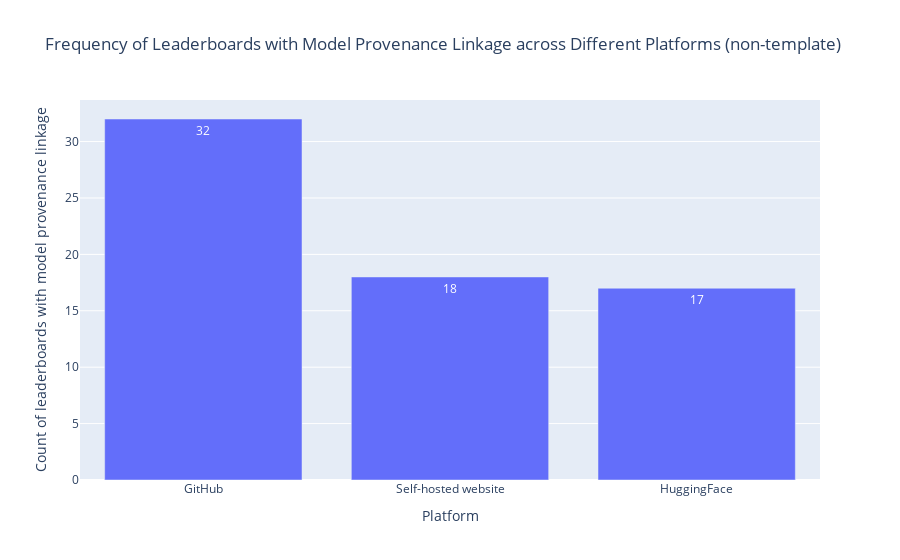

Notebook cell for this chart:
### Code cell
df = pd.read_csv(path_rq1 / 'Leaderboard_processed.csv')
df['Host platforms'] = df['Host platforms'].apply(ast.literal_eval)
df['Host platforms'] = df['Host platforms'].apply(filter_platform, filters=platform_template_fullname)
df = df[df['Host platforms'].map(len) > 0]

df['Host platforms with model linkage (non-pwc)'] = df['Host platforms with model linkage (non-pwc)'].apply(ast.literal_eval)
print(f"{len(df[df['Host platforms with model linkage (non-pwc)'].map(len) > 0])} non-template leaderboards have accessible linkage to the evaluated models in their leaderboards, accounting for {round(len(df[df['Host platforms with model linkage (non-pwc)'].map(len) > 0])/len(df),4)*100}% of the total.")
df_provenance = df[df['Host platforms with model linkage (non-pwc)'].map(len) > 0]
df_provenance = df_provenance.explode('Host platforms with model linkage (non-pwc)')
df_provenance['Host platforms with model linkage (non-pwc)'] = df_provenance['Host platforms with model linkage (non-pwc)'].map(platform_abbreviation_mapping)
df_provenance = df_provenance['Host platforms with model linkage (non-pwc)'].value_counts().reset_index()

fig = px.bar(
    x=df_provenance['Host platforms with model linkage (non-pwc)'],
    y=df_provenance['count'],
    text_auto=True,
    labels={'x': 'Host platforms', 'y': 'Count of leaderboards with model provenance linkage'},
    title='Number of Leaderboards with Model Provenance Linkage across Platforms (non-pwc)'
)
# fig.write_image(path_rq1 / 'platform distribution.pdf')
fig.show()

total_data = 0
# total_paper = 0
# total_code = 0
total_provenance = 0

# average_paper_rate = []
# average_code_rate = []
average_provenance_rate = []

for root, dirs, files in os.walk(path_data):
    for file in files:
        if file.startswith('pwc') and file.endswith(".json"):
            with open(os.path.join(root, file), 'r') as file:
                json_data = json.load(file)
                total_data += len(json_data)
                json_external = [external for external in json_data if type(external['external_source_url']) == str]
                total_provenance += len(json_external)
                if not len(json_external):
                    json_internal = [paper for paper in json_data if type(paper['paper']['id']) == int]
                    total_provenance += len(json_internal)
                    average_provenance_rate.append(len(json_internal)/len(json_data))
                    # json_paper = [paper for paper in json_data if type(paper['paper']['id']) == int]
                    # total_paper += len(json_paper)
                    # average_paper_rate.append(len(json_paper)/len(json_data)*100)
                    # json_code = [code for code in json_paper if code['paper']['code'] == True]
                    # if len(json_code):
                    #     total_code += len(json_code)
                    #     average_code_rate.append(len(json_code)/len(json_paper)*100)

print(f'Total provenance rate across all leaderboard: {round(total_provenance/total_data, 4)*100}%, namely {total_provenance} out of {total_data} evaluation records.')
print(f'Average provenance rate across crowdsourced leaderboard: {round(sum(average_provenance_rate)/len(average_provenance_rate), 4)*100}%')

### Figure 1 — Plotly figure (JSON) as saved in the notebook; plotly's stock layout.template omitted (floating-point values rounded to 4 significant figures)
{"data": [{"alignmentgroup": "True", "hovertemplate": "Platform=%{x}<br>Count of leaderboards with model provenance linkage=%{y}<extra></extra>", "legendgroup": "", "marker": {"color": "#636efa", "pattern": {"shape": ""}}, "name": "", "offsetgroup": "", "orientation": "v", "showlegend": false, "textposition": "auto", "texttemplate": "%{y}", "type": "bar", "x": ["GitHub", "Self-hosted website", "HuggingFace"], "xaxis": "x", "y": [32, 18, 17], "yaxis": "y"}], "layout": {"barmode": "relative", "legend": {"tracegroupgap": 0}, "title": {"text": "Frequency of Leaderboards with Model Provenance Linkage across Different Platforms (non-template)"}, "xaxis": {"anchor": "y", "domain": [0, 1], "title": {"text": "Platform"}}, "yaxis": {"anchor": "x", "domain": [0, 1], "title": {"text": "Count of leaderboards with model provenance linkage"}}}}
